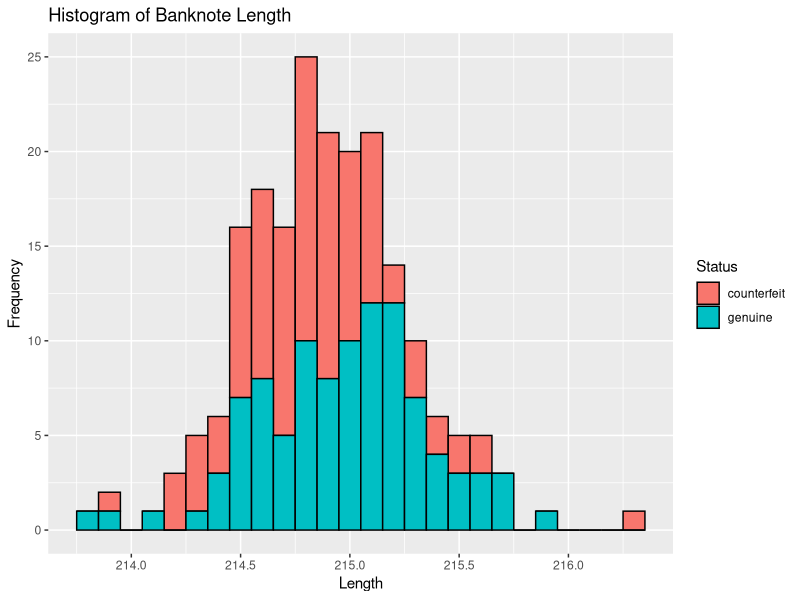

The R source for this figure:
## ---- chunk 1
library(mclust)
data(banknote)

library(ggplot2)

ggplot(banknote, aes(x = Length, fill = Status)) +
  geom_histogram(binwidth = 0.1, color = "black" ) + #, position = "dodge") 
  labs(title = "Histogram of Banknote Length", x = "Length", y = "Frequency") 
